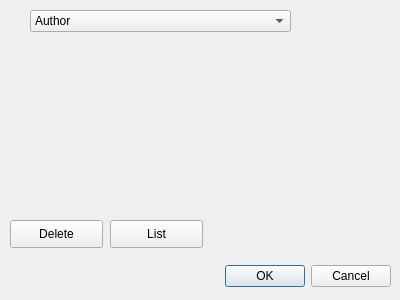
<?xml version="1.0" encoding="UTF-8"?>
<ui version="4.0">
 <class>SearchDialog</class>
 <widget class="QDialog" name="SearchDialog">
  <property name="geometry">
   <rect>
    <x>0</x>
    <y>0</y>
    <width>400</width>
    <height>300</height>
   </rect>
  </property>
  <property name="windowTitle">
   <string>Dialog</string>
  </property>
  <widget class="QDialogButtonBox" name="buttonBox">
   <property name="geometry">
    <rect>
     <x>50</x>
     <y>260</y>
     <width>341</width>
     <height>32</height>
    </rect>
   </property>
   <property name="orientation">
    <enum>Qt::Horizontal</enum>
   </property>
   <property name="standardButtons">
    <set>QDialogButtonBox::Cancel|QDialogButtonBox::Ok</set>
   </property>
  </widget>
  <widget class="QComboBox" name="comboBox">
   <property name="geometry">
    <rect>
     <x>30</x>
     <y>10</y>
     <width>261</width>
     <height>22</height>
    </rect>
   </property>
   <property name="currentText">
    <string>Author</string>
   </property>
   <item>
    <property name="text">
     <string>Author</string>
    </property>
   </item>
   <item>
    <property name="text">
     <string>Publisher and Author</string>
    </property>
   </item>
   <item>
    <property name="text">
     <string>Author and Tome count</string>
    </property>
   </item>
   <item>
    <property name="text">
     <string>Book name</string>
    </property>
   </item>
   <item>
    <property name="text">
     <string>Edition</string>
    </property>
   </item>
   <item>
    <property name="text">
     <string>Tome count</string>
    </property>
   </item>
  </widget>
  <widget class="QWidget" name="verticalLayoutWidget">
   <property name="geometry">
    <rect>
     <x>30</x>
     <y>40</y>
     <width>331</width>
     <height>171</height>
    </rect>
   </property>
   <layout class="QVBoxLayout" name="verticalLayout"/>
  </widget>
  <widget class="QPushButton" name="pushButton">
   <property name="geometry">
    <rect>
     <x>10</x>
     <y>220</y>
     <width>93</width>
     <height>28</height>
    </rect>
   </property>
   <property name="text">
    <string>Delete</string>
   </property>
  </widget>
  <widget class="QPushButton" name="pushButton_2">
   <property name="geometry">
    <rect>
     <x>110</x>
     <y>220</y>
     <width>93</width>
     <height>28</height>
    </rect>
   </property>
   <property name="text">
    <string>List</string>
   </property>
  </widget>
 </widget>
 <resources/>
 <connections>
  <connection>
   <sender>buttonBox</sender>
   <signal>accepted()</signal>
   <receiver>SearchDialog</receiver>
   <slot>accept()</slot>
   <hints>
    <hint type="sourcelabel">
     <x>248</x>
     <y>254</y>
    </hint>
    <hint type="destinationlabel">
     <x>157</x>
     <y>274</y>
    </hint>
   </hints>
  </connection>
  <connection>
   <sender>buttonBox</sender>
   <signal>rejected()</signal>
   <receiver>SearchDialog</receiver>
   <slot>reject()</slot>
   <hints>
    <hint type="sourcelabel">
     <x>316</x>
     <y>260</y>
    </hint>
    <hint type="destinationlabel">
     <x>286</x>
     <y>274</y>
    </hint>
   </hints>
  </connection>
 </connections>
</ui>
